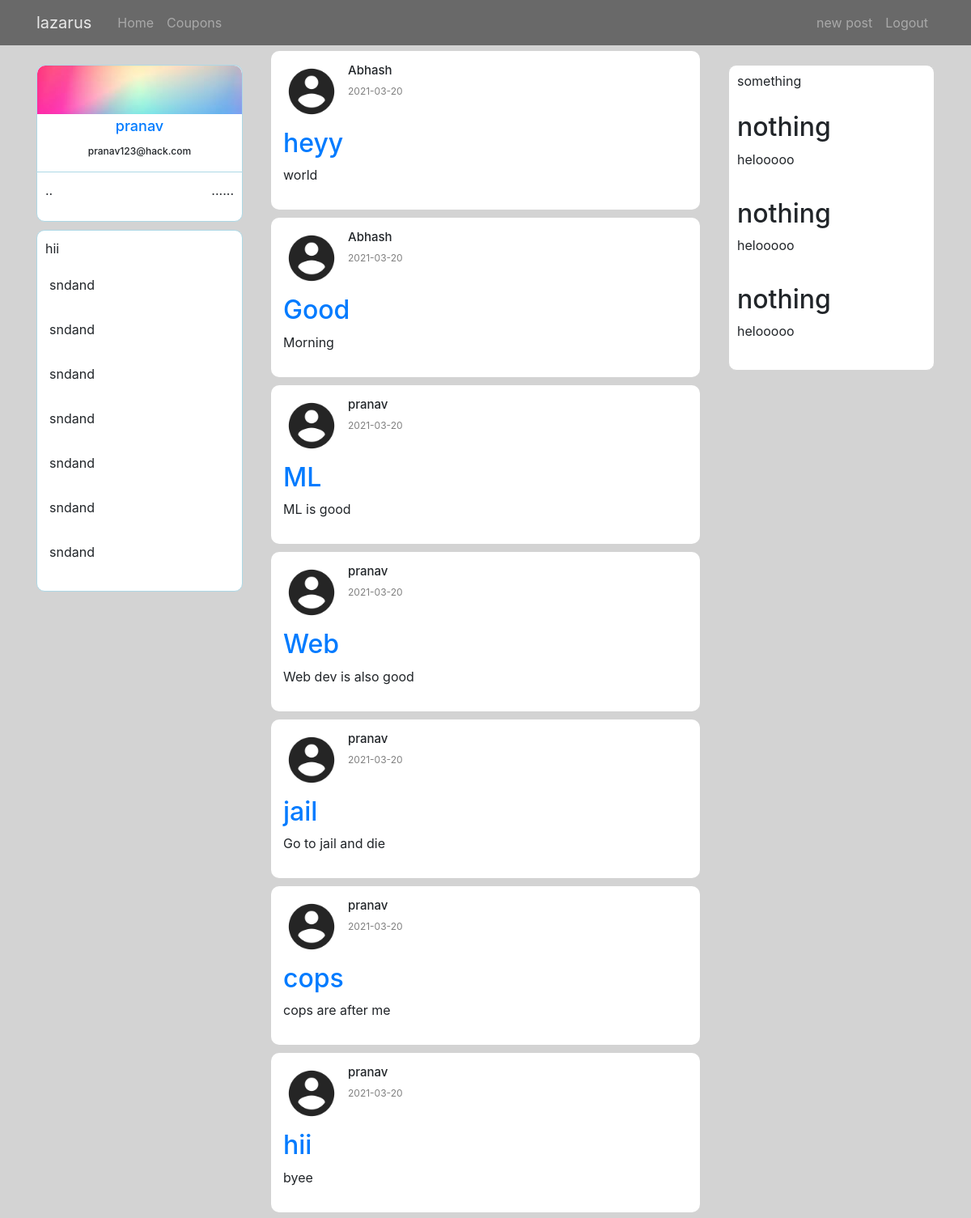
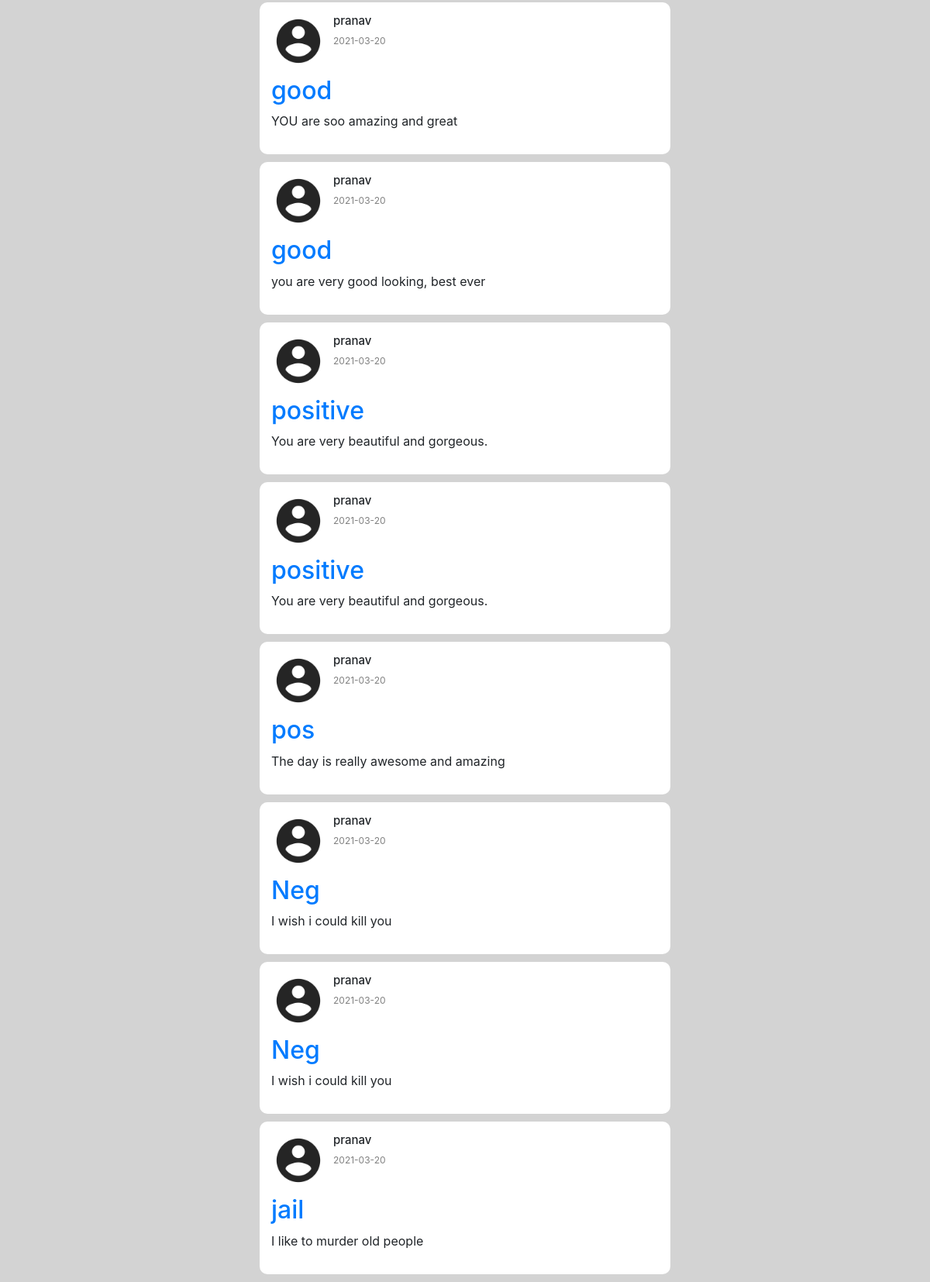
The app's page /home (signed in) with its own data (2 pictures, top to bottom).
### appmain/models.py (models this page shows, shortened)
class User(db.Model, UserMixin):
    id = db.Column(db.Integer, primary_key=True)
    username = db.Column(db.String(20), unique=True, nullable=False)
    email = db.Column(db.String(120), unique=True, nullable=False)
    image_file = db.Column(db.String(20), nullable=False, default='default.jpg')
    password = db.Column(db.String(60), nullable=False)
    posts = db.relationship('Post', backref='author', lazy=True)
    token_count=db.Column(db.Integer,nullable=False,default=0)
    flag_count=db.Column(db.Integer,nullable=False,default=0)

class Post(db.Model):
    id = db.Column(db.Integer, primary_key=True)
    title = db.Column(db.String(100), nullable=False)
    content = db.Column(db.Text, nullable=False)
    date_posted = db.Column(db.DateTime, nullable=False, default=datetime.utcnow)
    user_id = db.Column(db.Integer, db.ForeignKey('user.id'), nullable=False)

### appmain/routes.py (the view)
@app.route("/")
@app.route("/home")
def home():
    posts = Post.query.all()
    return render_template('home.html', posts=posts)

### appmain/models.py (called while the page is built)
@login_manager.user_loader
def load_user(user_id):
    return User.query.get(int(user_id))

### appmain/templates/home.html (shortened to what this page needs)
{% extends "layout.html" %}
{% block content %}
<div class="row">
  <div class="col-md-3">
<div class="sidebar mt-4 d-none d-md-block">
            <div class="sidebar_top ">
              <img src="{{ url_for('static',filename='profile/1.jpg') }}">
             <h2>
              <a href="{{ url_for('account') }}">
              {{ current_user.username }}
            </a>
             </h2>
             <h4>{{ current_user.email }}</h4>
            </div>
            <div class="sidebar_stats">
<div class="sidebar_stat">
 <p>..</p>
 <p class="sidebar_statnumber">......</p>
</div>
            </div>
            <div class="sidebar_bottom">
                <p>hii</p>
                <div class="sidebar_recentitem">
                     <p>sndand</p>
                 </div>
                 <div class="sidebar_recentitem">
                      <p>sndand</p>
                  </div>
                  <div class="sidebar_recentitem">
                      <p>sndand</p>
                  </div>
                  <div class="sidebar_recentitem">
                      <p>sndand</p>
                  </div>
                  <div class="sidebar_recentitem">
                      <p>sndand</p>
                  </div>
                  <div class="sidebar_recentitem">
                   <p>sndand</p>
               </div>
               <div class="sidebar_recentitem">
                 <p>sndand</p>
             </div>
            </div>
</div>
</div>
<div class="col-md-6 p-0 mt-3">
<div class="feed">
{% for post in posts %}
<div class="post">
    <div class="post_header">
      <img class="rounded-circle article-img" src="{{ url_for('static',filename='profile/' + post.author.image_file)}}"
  <img class="fas fa-user "></img>
  <div class="post_info">
    <h2>{{post.author.username}}</h2>
    <p>{{post.date_posted.strftime('%Y-%m-%d')}}</p>
  </div>
  </div>
    <div class="post_body">
      <h2><a class="article-title" href="{{ url_for('post', post_id=post.id) }}">{{ post.title }}</a></h2>
  <p>{{post.content}}</p>
  </div>
  </div>
  {% endfor %}
</div>
</div>
<div class="col-md-3">
<div class="widgets d-none d-md-block">
    <div class="widgets_header">
      <h2>something</h2>
    </div>
    <div class="widgets_article">
  <div class="widgets_articleright">
    <h2>nothing</h2>
    <P>helooooo</P>
  </div>
  </div>
  <div class="widgets_article">
    <div class="widgets_articleright">
      <h2>nothing</h2>
      <P>helooooo</P>
    </div>
    </div>
    <div class="widgets_article">
      <div class="widgets_articleright">
        <h2>nothing</h2>
        <P>helooooo</P>
      </div>
      </div>
    </div>
  </div>
</div>
  {% endblock content %}

### appmain/static/style.css (style rules this page uses)
* { margin: 0; padding: 0; }
body { background-color: lightgrey; background-image: url(static/profile/back.jpg); }
.sidebar { border-radius: 10px; text-align: center; position: sticky; top: 80px; height: fit-content; flex: 0.2; }
.sidebar_top img { margin-bottom: -20px; width: 100%; height: 60px; border-top-left-radius: 10px; border-top-right-radius: 10px; object-fit: cover; }
.sidebar_top { display: flex; flex-direction: column; align-items: center; border: 1px solid lightblue; border-bottom: 0; border-top-left-radius: 10px; border-top-right-radius: 10px; background-color: white; padding-bottom: 10px; }
.sidebar_stats { padding: 10px; border: 1px solid lightblue; margin-bottom: 10px; border-bottom-left-radius: 10px; border-bottom-right-radius: 10px; background-color: white; }
.sidebar_stat { display: flex; justify-content: space-between; }
.sidebar_top h4 { font-size: 12px; margin-top: 5px; }
.sidebar_top h2 { font-size: 18px; }
.sidebar_bottom { text-align: left; padding: 10px; border: 1px solid lightblue; border-radius: 10px; margin-top: 10px; background-color: white; }
.sidebar_recentitem { display: flex; margin-bottom: 5px; padding: 5px; }
.feed { flex: 0.6; margin: 0 20px; margin-top: 47px; }
.post { background-color: white; padding: 15px; margin-bottom: 10px; border-radius: 10px; }
.post_header { display: flex; margin-bottom: 10px; }
.post_info { margin-left: 10px; }
.post_info p { font-size: 12px; color: gray; }
.post_info h2 { font-size: 15px; }
.widgets { position: sticky; top: 80px; float: 0.2; background-color: white; border-radius: 10px; border: 1px solid lightgrey; height: fit-content; padding-bottom: 10px; }
.widgets_header { display: flex; align-items: center; justify-content: space-between; padding: 10px; }
.widgets_header h2 { font-size: 16px; font-weight: 400; }
.widgets_article { display: flex; padding: 10px; }
.article-img { height: 70px; width: 70px; }

### records on screen
User: username "pranav", email "pranav123@hack.com"
Post: image_file (placeholder picture), author.username "Abhash", date_posted "2021-03-20", title "heyy", content "world"
Post: image_file (placeholder picture), author.username "Abhash", date_posted "2021-03-20", title "Good", content "Morning"
Post: image_file (placeholder picture), author.username "pranav", date_posted "2021-03-20", title "ML", content "ML is good"
Post: image_file (placeholder picture), author.username "pranav", date_posted "2021-03-20", title "Web", content "Web dev is also good"
Post: image_file (placeholder picture), author.username "pranav", date_posted "2021-03-20", title "jail", content "Go to jail and die"
Post: image_file (placeholder picture), author.username "pranav", date_posted "2021-03-20", title "cops", content "cops are after me"
Post: image_file (placeholder picture), author.username "pranav", date_posted "2021-03-20", title "hii", content "byee"
Post: image_file (placeholder picture), author.username "pranav", date_posted "2021-03-20", title "good", content "YOU are soo amazing and great"
Post: image_file (placeholder picture), author.username "pranav", date_posted "2021-03-20", title "good", content "you are very good looking, best ever"
Post: image_file (placeholder picture), author.username "pranav", date_posted "2021-03-20", title "positive", content "You are very beautiful and gorgeous."
Post: image_file (placeholder picture), author.username "pranav", date_posted "2021-03-20", title "positive", content "You are very beautiful and gorgeous."
Post: image_file (placeholder picture), author.username "pranav", date_posted "2021-03-20", title "pos", content "The day is really awesome and amazing"
Post: image_file (placeholder picture), author.username "pranav", date_posted "2021-03-20", title "Neg", content "I wish i could kill you"
Post: image_file (placeholder picture), author.username "pranav", date_posted "2021-03-20", title "Neg", content "I wish i could kill you"
Post: image_file (placeholder picture), author.username "pranav", date_posted "2021-03-20", title "jail", content "I like to murder old people"
